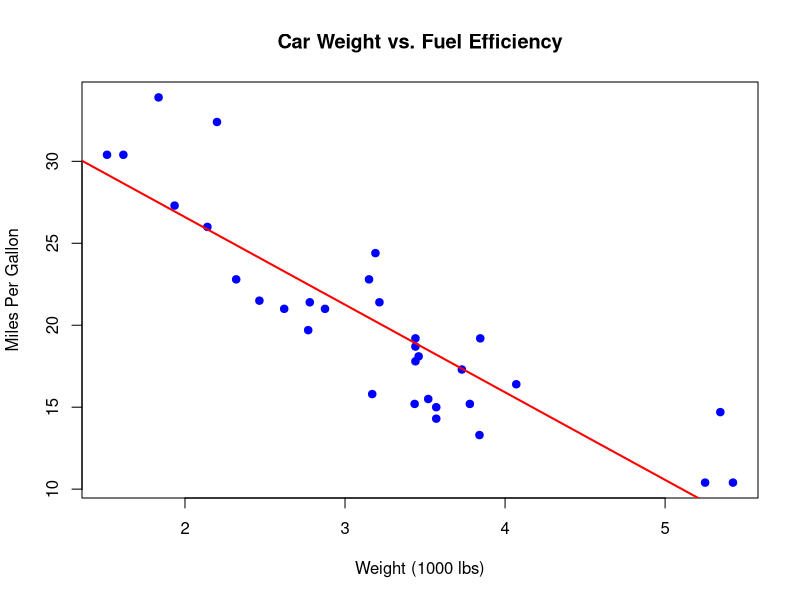
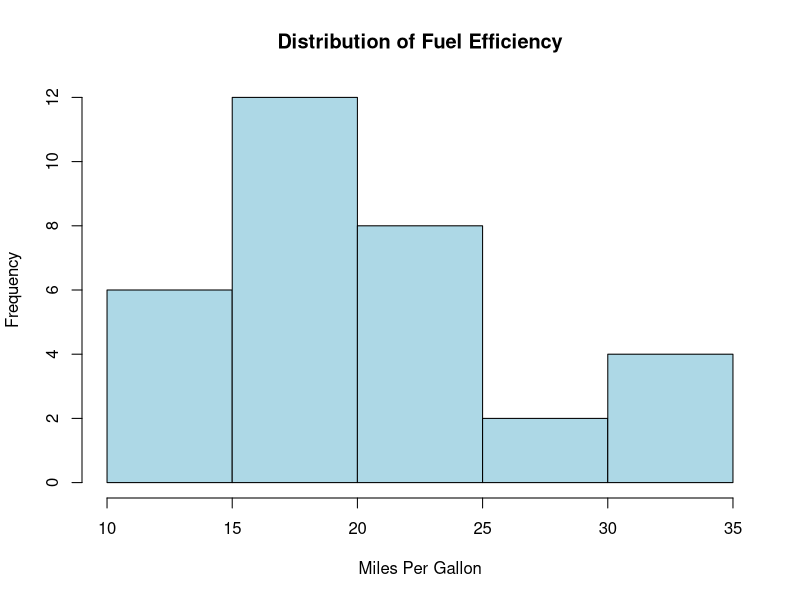
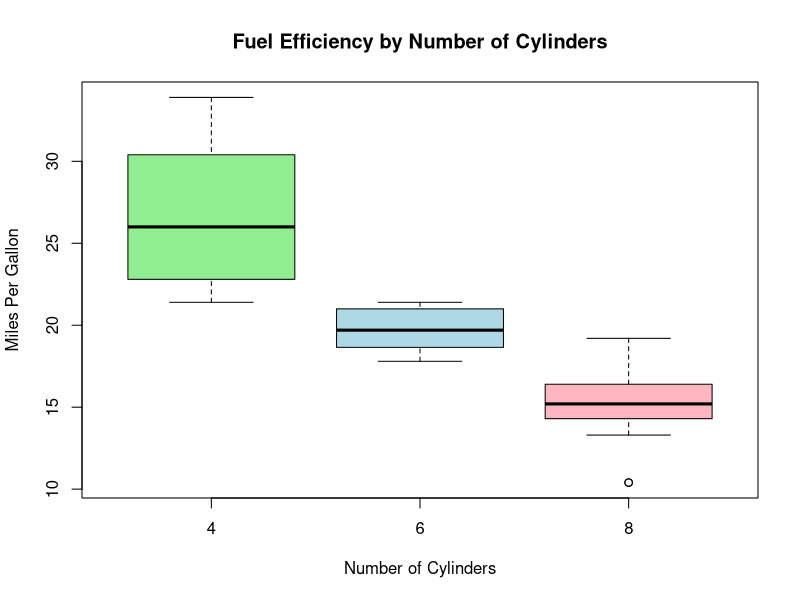
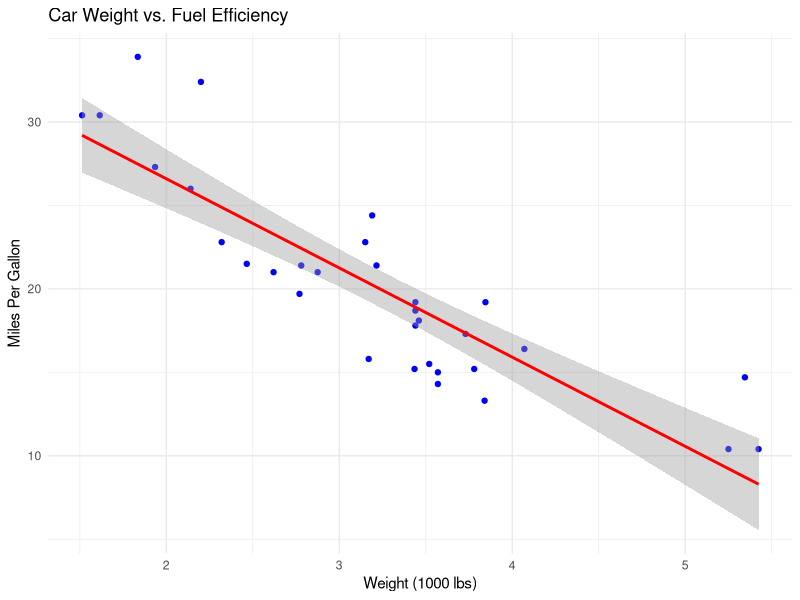
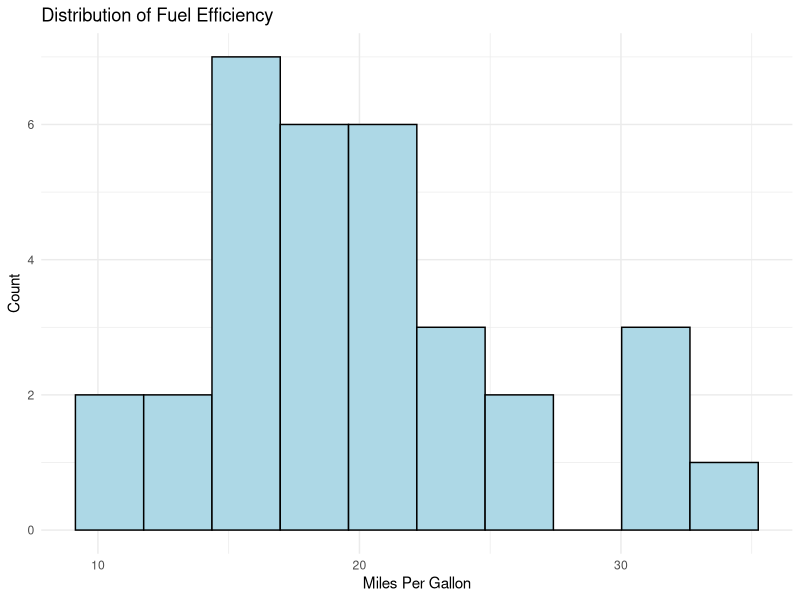
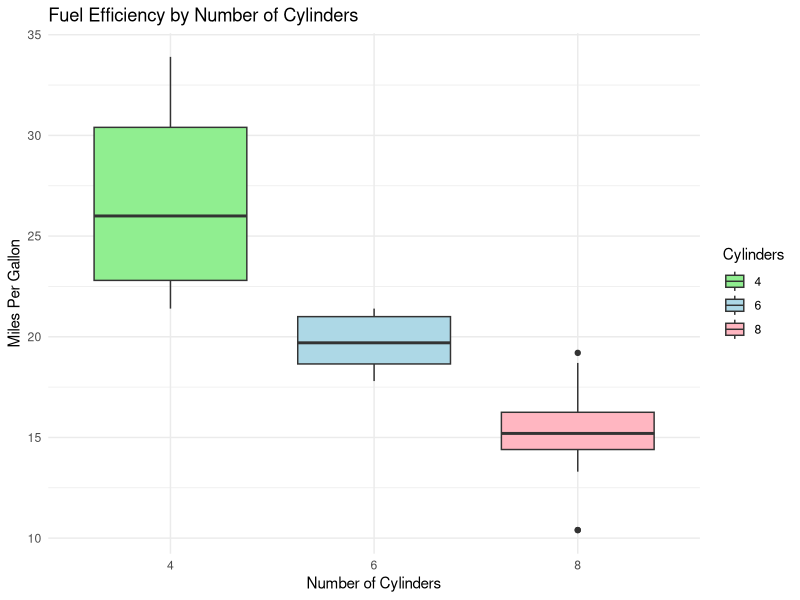

The R source for these figures, in order:
## ---- chunk 1
knitr::opts_chunk$set(echo = TRUE, message = FALSE, warning = FALSE, 
                      fig.width = 10, fig.height = 6, dpi = 100)
## ---- chunk 2
# Load required libraries
library(tidyverse)
library(ggplot2)
library(dplyr)
library(RColorBrewer)
## ---- chunk 3
# Load the built-in mtcars dataset
data(mtcars)
head(mtcars)

# Convert cylinders and transmission to factors for better visualization
mtcars$cyl <- as.factor(mtcars$cyl)  # Number of cylinders
mtcars$am <- as.factor(mtcars$am)    # Transmission (0 = automatic, 1 = manual)
## ---- chunk 4
plot(mtcars$wt, mtcars$mpg, 
     main = "Car Weight vs. Fuel Efficiency",
     xlab = "Weight (1000 lbs)",
     ylab = "Miles Per Gallon",
     pch = 19,  # Point shape
     col = "blue")

# Add a regression line
abline(lm(mpg ~ wt, data = mtcars), col = "red", lwd = 2)
## ---- chunk 5
hist(mtcars$mpg, 
     main = "Distribution of Fuel Efficiency",
     xlab = "Miles Per Gallon",
     col = "lightblue",
     border = "black")
## ---- chunk 6
boxplot(mpg ~ cyl, data = mtcars,
        main = "Fuel Efficiency by Number of Cylinders",
        xlab = "Number of Cylinders",
        ylab = "Miles Per Gallon",
        col = c("lightgreen", "lightblue", "lightpink"))
## ---- chunk 7
ggplot(mtcars, aes(x = wt, y = mpg)) +
  geom_point(color = "blue") +
  geom_smooth(method = "lm", color = "red") +
  labs(title = "Car Weight vs. Fuel Efficiency",
       x = "Weight (1000 lbs)",
       y = "Miles Per Gallon") +
  theme_minimal()
## ---- chunk 8
ggplot(mtcars, aes(x = mpg)) +
  geom_histogram(fill = "lightblue", color = "black", bins = 10) +
  labs(title = "Distribution of Fuel Efficiency",
       x = "Miles Per Gallon",
       y = "Count") +
  theme_minimal()
## ---- chunk 9
ggplot(mtcars, aes(x = cyl, y = mpg, fill = cyl)) +
  geom_boxplot() +
  scale_fill_manual(values = c("lightgreen", "lightblue", "lightpink")) +
  labs(title = "Fuel Efficiency by Number of Cylinders",
       x = "Number of Cylinders",
       y = "Miles Per Gallon",
       fill = "Cylinders") +
  theme_minimal()
## ---- chunk 10
# Iris dataset
data(iris)
head(iris)
## ---- chunk 11
# Diamonds dataset from ggplot2
data(diamonds, package = "ggplot2")
head(diamonds)
## ---- chunk 12
# Economics dataset from ggplot2
data(economics, package = "ggplot2")
head(economics)
